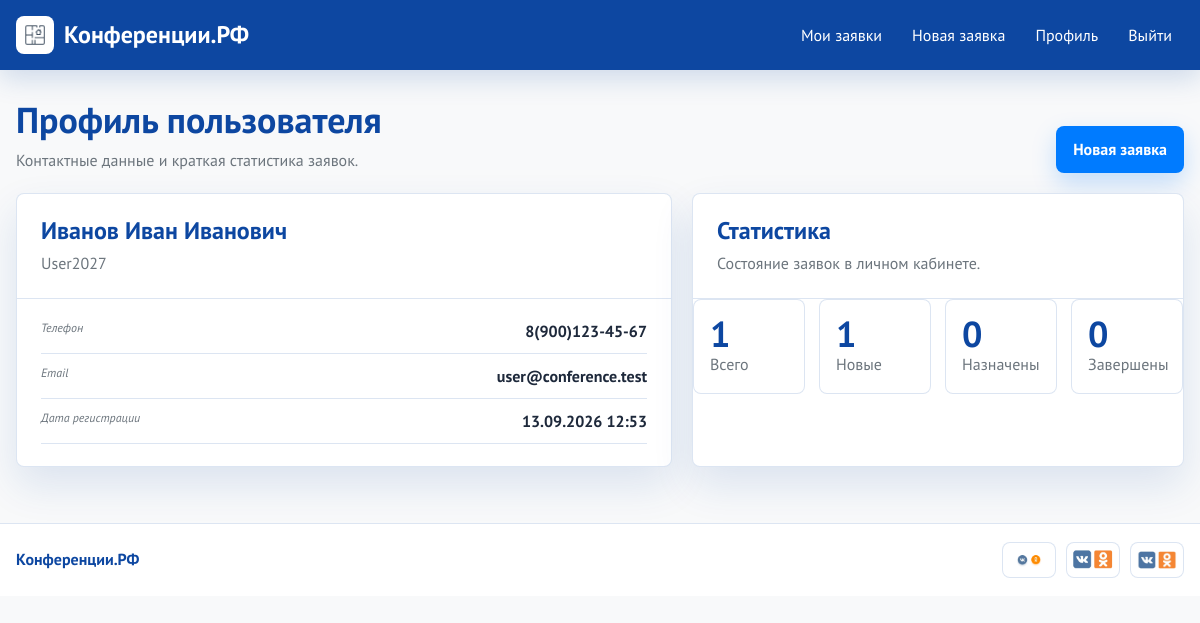
/users/profile/ (signed in), run on the app's committed database.
### apps/users/models.py (models this page shows, shortened)
class CustomUser(AbstractUser):
    username = models.CharField(
        max_length=150,
        unique=True,
        verbose_name="Логин",
        help_text="Только латиница и цифры, не менее 6 символов",
        validators=[validate_username],
    )
    full_name = models.CharField(
        max_length=255,
        verbose_name="ФИО",
        validators=[validate_cyrillic],
    )
    phone = models.CharField(
        max_length=20,
        verbose_name="Телефон",
        validators=[validate_phone],
    )
    email = models.EmailField(max_length=254, verbose_name="Электронная почта")
    is_admin = models.BooleanField(default=False, verbose_name="Администратор")
    @property
    def admin_access(self):
        return self.is_admin or self.username == "Conf2027" or self.is_staff
    class Meta:
        verbose_name = "Пользователь"
        verbose_name_plural = "Пользователи"

### apps/users/views.py (the view)
# urls.py: path("profile/", views.profile_view, name="profile"),
@login_required
def profile_view(request):
    bookings = request.user.bookings.all()
    stats = {
        "total": bookings.count(),
        "new": bookings.filter(status="new").count(),
        "scheduled": bookings.filter(status="scheduled").count(),
        "completed": bookings.filter(status="completed").count(),
    }
    return render(request, "users/profile.html", {"stats": stats})

### conference_portal/context_processors.py (called while the page is built)
def design_assets(request):
    return {
        "brand_mark": "img/media/1282150_png.webp",
        "hero_image": "img/media/yerinde-temizlik_jpg.webp",
        "gallery_images": GALLERY_IMAGES,
        "social_images": SOCIAL_IMAGES,
        "room_images": ROOM_IMAGES,
    }

### templates/users/profile.html (shortened to what this page needs)
{% extends 'base.html' %}
{% block content %}
<section class="content-head reveal">
    <div>
        <h1>Профиль пользователя</h1>
        <p>Контактные данные и краткая статистика заявок.</p>
    </div>
    <a class="btn btn-primary" href="{% url 'bookings:booking_form' %}">Новая заявка</a>
</section>
<section class="dashboard-grid reveal">
    <article class="card profile-card">
        <div class="card__header">
            <h2>{{ user.full_name }}</h2>
            <p>{{ user.username }}</p>
        </div>
        <dl class="profile-list">
            <div>
                <dt>Телефон</dt>
                <dd>{{ user.phone }}</dd>
            </div>
            <div>
                <dt>Email</dt>
                <dd>{{ user.email }}</dd>
            </div>
            <div>
                <dt>Дата регистрации</dt>
                <dd>{{ user.date_joined|date:"d.m.Y H:i" }}</dd>
            </div>
        </dl>
    </article>
    <article class="card">
        <div class="card__header">
            <h2>Статистика</h2>
            <p>Состояние заявок в личном кабинете.</p>
        </div>
        <div class="stats-grid">
            <div class="stat"><strong>{{ stats.total }}</strong><span>Всего</span></div>
            <div class="stat"><strong>{{ stats.new }}</strong><span>Новые</span></div>
            <div class="stat"><strong>{{ stats.scheduled }}</strong><span>Назначены</span></div>
            <div class="stat"><strong>{{ stats.completed }}</strong><span>Завершены</span></div>
        </div>
    </article>
</section>
{% endblock %}

### static/css/style.css (style rules this page uses)
:root { --blue: #007bff; --navy: #0d47a1; --gray: #6c757d; --bg: #f8f9fa; --surface: #ffffff; --line: rgba(13, 71, 161, 0.14); --shadow: 0 18px 40px rgba(13, 71, 161, 0.12); --radius: 8px; }
* { box-sizing: border-box; }
html { min-width: 320px; }
body { margin: 0; background: var(--bg); color: #1e293b; font-family: "PT Sans", Arial, sans-serif; font-size: 16px; line-height: 1.55; }
a { color: var(--blue); text-decoration: none; }
h1, h2, h3, p { margin: 0; }
h1 { color: var(--navy); font-size: 36px; font-weight: 700; line-height: 1.12; }
h2 { color: var(--navy); font-size: 24px; font-weight: 700; line-height: 1.22; }
.content-head { display: flex; align-items: flex-end; justify-content: space-between; gap: 18px; margin-bottom: 20px; }
.content-head p, .card__header p, .form-note, .muted-note { color: var(--gray); }
.content-head p { max-width: 640px; margin-top: 8px; }
.card { border: 1px solid var(--line); border-radius: var(--radius); background: var(--surface); box-shadow: var(--shadow); overflow: hidden; }
.card__header { display: grid; gap: 6px; border-bottom: 1px solid var(--line); padding: 22px 24px; }
.btn { display: inline-flex; align-items: center; justify-content: center; min-height: 44px; border: 1px solid transparent; border-radius: var(--radius); cursor: pointer; font: inherit; font-weight: 700; padding: 10px 16px; transition: transform 160ms ease, box-shadow 160ms ease, background 160ms ease; }
.btn-primary { background: var(--blue); color: var(--surface); box-shadow: 0 10px 24px rgba(0, 123, 255, 0.22); }
.dashboard-grid, .form-layout { display: grid; grid-template-columns: minmax(0, 1fr) minmax(300px, 0.75fr); gap: 20px; }
.stats-grid { display: grid; grid-template-columns: repeat(4, minmax(0, 1fr)); gap: 14px; margin-bottom: 20px; }
.stat { min-height: 92px; border: 1px solid var(--line); border-radius: var(--radius); background: var(--surface); padding: 16px; }
.stat strong { display: block; color: var(--navy); font-size: 36px; line-height: 1; }
.stat span { color: var(--gray); }
.meta-list, .profile-list { display: grid; gap: 10px; margin: 0; }
.meta-list div, .profile-list div { display: flex; justify-content: space-between; gap: 12px; border-bottom: 1px solid var(--line); padding-bottom: 9px; }
.meta-list dt, .profile-list dt { color: var(--gray); font-size: 12px; font-style: italic; }
.meta-list dd, .profile-list dd { margin: 0; color: #1e293b; font-weight: 700; text-align: right; }
.profile-card { padding-bottom: 18px; }
.profile-list { padding: 20px 24px 4px; }
.reveal { opacity: 0; transform: translateY(10px); transition: opacity 360ms ease, transform 360ms ease; }
.reveal.is-visible { opacity: 1; transform: translateY(0); }

### data on the page
CustomUser: full_name "Иванов Иван Иванович", username "User2027", phone "8(900)123-45-67", email "user@conference.test", date_joined "13.09.2026 12:53"

### other printed values
{{ stats.total }} "1"
{{ stats.new }} "1"
{{ stats.scheduled }} "0"
{{ stats.completed }} "0"
